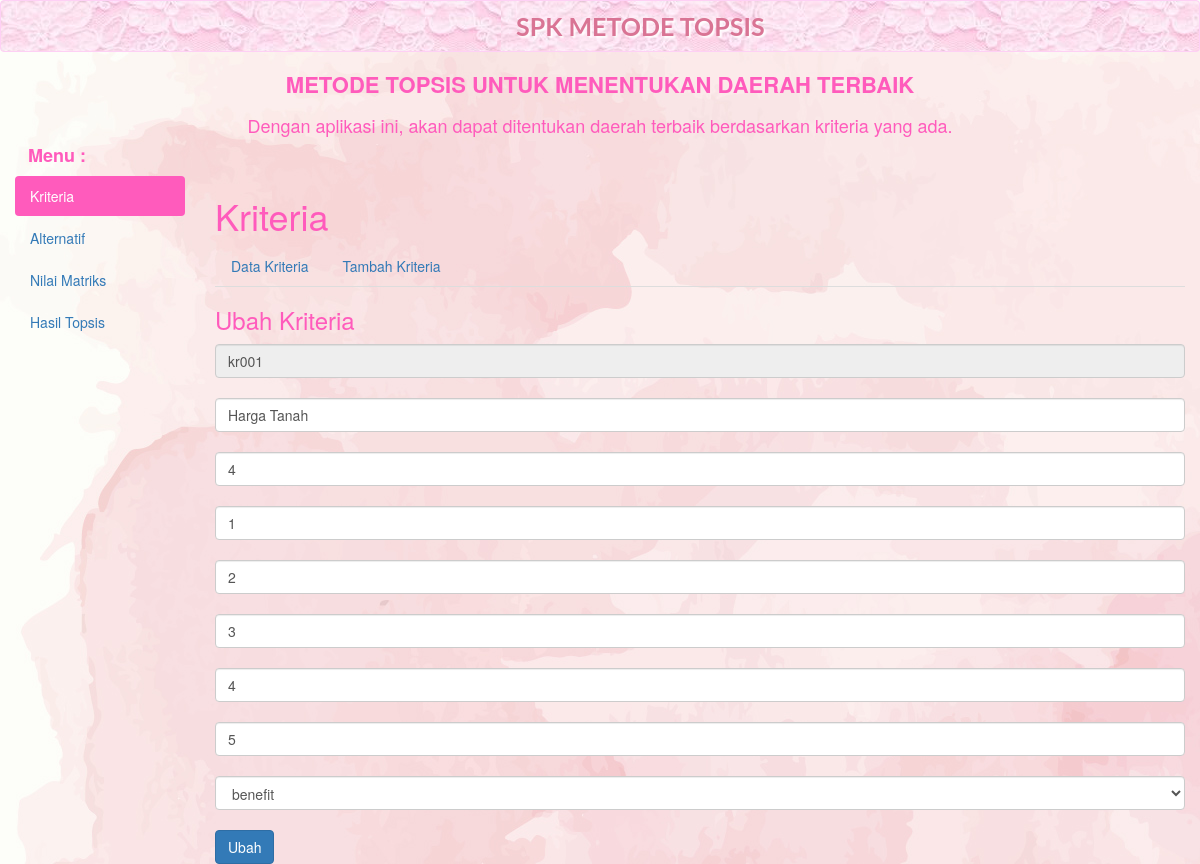
The page /?a=kriteria&k=ubahk&id=kr001 on the database its author committed.
### tables this page shows
CREATE TABLE IF NOT EXISTS `kriteria` (
  `id_kriteria` varchar(5) NOT NULL,
  `nama_kriteria` varchar(45) NOT NULL,
  `bobot` double NOT NULL,
  `poin1` double NOT NULL,
  `poin2` double NOT NULL,
  `poin3` double NOT NULL,
  `poin4` double NOT NULL,
  `poin5` double NOT NULL,
  `sifat` varchar(15) NOT NULL,
  PRIMARY KEY (`id_kriteria`)
);

### ubahkriteria.php (the view, shortened to what this page needs)
<?php
include ("konfig/koneksi.php");
$s=mysqli_query($connect,"select * from kriteria where id_kriteria='$_GET[id]'");
$d=mysqli_fetch_assoc($s);
?>
<div class="box-header">
    <h3 class="box-title">Ubah Kriteria</h3>
</div>
<div class="box-body pad">
 <form action="" method="POST">
 <input type="text" name="id_kriteria" class="form-control" value="<?php echo $d['id_kriteria']; ?>" readonly>
 <br />
 <input type="text" name="nama_kriteria" class="form-control"  placeholder="Nama Kriteria" value="<?php echo $d['nama_kriteria']; ?>" >
 <br />
 <input type="text" name="bobot" class="form-control" placeholder="Bobot" value="<?php echo $d['bobot']; ?>">
 <br />
 <input type="text" name="poin1" class="form-control" placeholder="Poin 1" value="<?php echo $d['poin1']; ?>">
 <br />
 <input type="text" name="poin2" class="form-control" placeholder="Poin 2" value="<?php echo $d['poin2']; ?>">
 <br />
 <input type="text" name="poin3" class="form-control" placeholder="Poin 3" value="<?php echo $d['poin3']; ?>">
 <br />
 <input type="text" name="poin4" class="form-control" placeholder="Poin 4" value="<?php echo $d['poin4']; ?>">
 <br />
 <input type="text" name="poin5" class="form-control" placeholder="Poin 5" value="<?php echo $d['poin5']; ?>">
 <br />
 <select name="sifat" class="form-control">
	<option value="<?php echo $d['sifat']; ?>"><?php echo $d['sifat']; ?></option>
 </select>
 <br />
 <input type="submit" name="ubah" value="Ubah" class="btn btn-primary">
 <br />
 </form>
</div>

### index.php (style rules this page uses)
body { background: url('131.jpg'); background-color : #fff; color: #ff5bbc; }

### rows shown on the page
kriteria: id_kriteria "kr001", nama_kriteria "Harga Tanah", bobot "4", poin1 "1", poin2 "2", poin3 "3", poin4 "4", poin5 "5", sifat "benefit"
